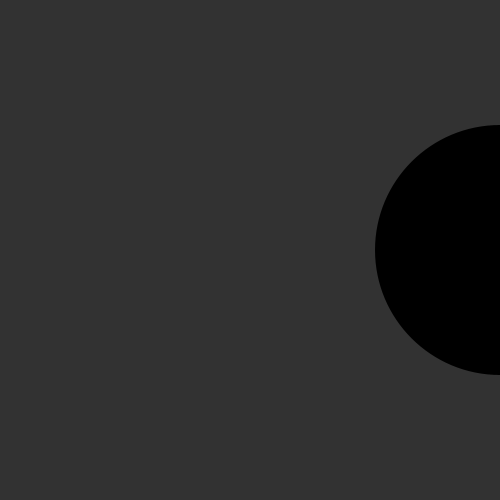
Frame 1 (no input)
Frame 60 (the mouse pressed at the canvas centre just before this capture): identical to frame 1, image omitted
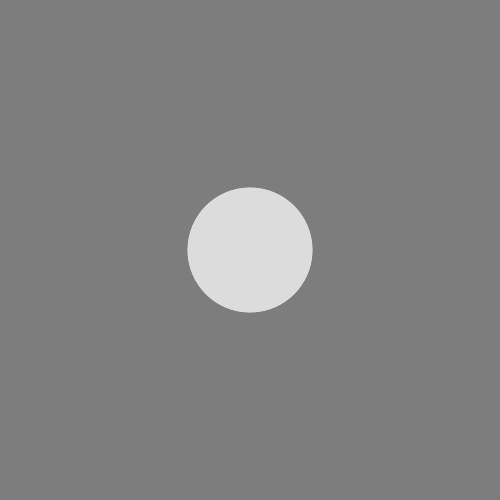
Frame 120 (the mouse held since frame 60 and released just before this capture)

The Processing sketch that drew these frames (run headless with seeded random() and noise(); from frame 60 on, the mouse is pressed at the canvas centre):

// Processing sketch: ejercicio12
// ── ejercicio12.pde
// ***********************************************
// * Alumno: Joaquin Romera                      *
// * Legajo: 24169                               *
// * Ejercicio Nro: 12                           *
// * Asignatura: Taller de Integración de tecno..*
// * Carrera: Musica y Tecnologia                *
// * Institución: UNQ                            *
// * Año: 2018                                   *
// ***********************************************

float x;
float y;
float ix;
float iy;

void setup() {
  size(500, 500);
  smooth();
  noStroke();
}
void draw() {
  x = mouseX;
  y = mouseY;
  ix = width - mouseX; // Inverso de X
  iy = height - mouseY; // Inverso de Y
  
  /**
  la posicion horizontal del mouse determina
  el gris del fondo en un rango acotado
  **/
  background(map(mouseX,0,500,50,200));
  
  // para c/u se posicione delante de otro cuando es mas grande
  if (iy > y){
    // circulo gris diagonal
    fill(220);
    ellipse(ix, x, y / 2, y / 2);
    
    // circulo blanco
    fill(255);
    ellipse(x, height/2, y / 2, y / 2);
    
    // circulo negro
    fill(0);
    ellipse(ix, height/2, iy / 2, iy / 2);
  } else {
    // circulo negro
    fill(0);
    ellipse(ix, height/2, iy / 2, iy / 2);
    
    // circulo blango
    fill(255);
    ellipse(x, height/2, y / 2, y / 2);
    
    // circulo gris diagonal
    fill(220);
    ellipse(ix, x, y / 2, y / 2);
  }
}
